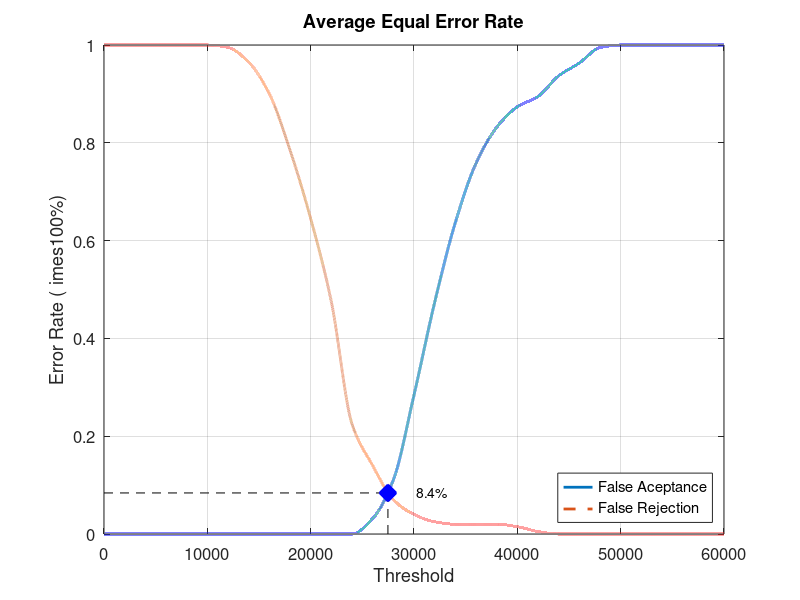
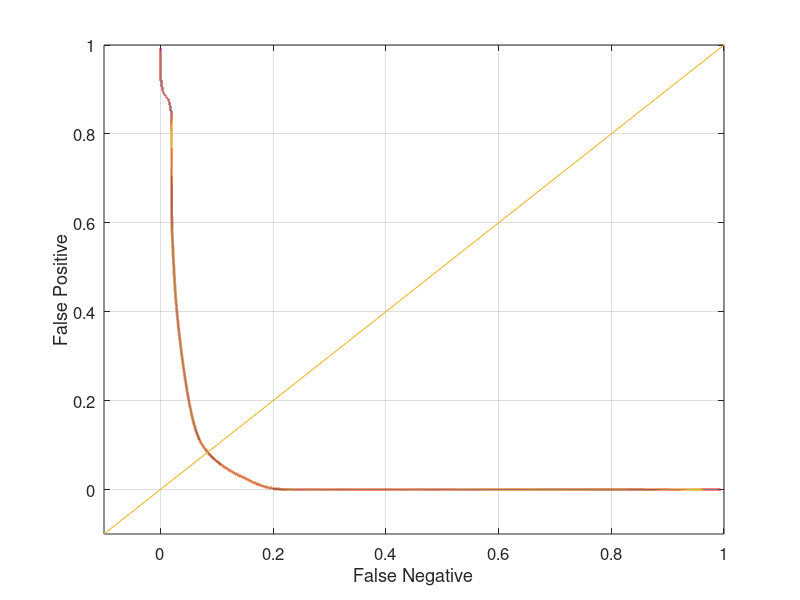

These figures' MATLAB source, in order:
close all;
clear;
clc;
x = 0:2000:60000;
xq = 0:0.5:60000;

y0 = [0 0 0 0 0 0 0 0 0 0 0 0 0 0.0315789 0.110526 0.284211 0.473684 0.636842 0.757895 0.831579 0.873684 0.894737 0.936842 0.963158 0.994737 1 1 1 1 1 1]
yy0 = interp1(x, y0, xq, 'pchip');
y1 = [1 1 1 1 1 1 0.995 0.965 0.9 0.785 0.645 0.475 0.225 0.14 0.07 0.04 0.025 0.02 0.02 0.02 0.015 0.005 0 0 0 0 0 0 0 0 0]
yy1 = interp1(x, y1, xq, 'pchip');

% Calculating EER: 
y2 = abs(y0 - y1);
find(y2 == min(y2))
yy2 = abs(yy0 - yy1);
xEER = find(yy2 == min(yy2));
xEERIndex = xq(xEER) % X-axis EER
yEER = yy0(xEER) % Y-axis EER

main = figure
plot(xq, yy0,'-','LineWidth', 2);	hold on
plot(xq, yy1,'--','LineWidth', 2);	hold on
plot([xEERIndex xEERIndex], [0 yEER], 'k--');	hold on
plot([0 xEERIndex], [yEER yEER], 'k--');	hold on
plot(xEERIndex, yEER, 'bx', 'LineWidth', 10);	hold on
text(xEERIndex + 10 * xEERIndex / 100, yEER, [num2str(round((10000 * yEER)) / 100) '%'])
legend('False Aceptance', 'False Rejection', 'Location', 'SouthEast')
xlabel('Threshold')
ylabel('Error Rate (	imes100%)')
title('Average Equal Error Rate')
set(gca, 'FontSize', 12)
axis([0 60000 0 1])
grid on

print(main, 'Database2_3Main', '-dpng');
FNRxFPR = figure('Color', [1 1 1]);
plot(yy1, yy0, '-', yy1, yy0, 'LineWidth', 2);
hold on
y = -0.1:0.1:1
plot(y, y); 
set(gca, 'FontSize', 12)
xlabel('False Negative')
ylabel('False Positive')
axis([-0.1 1 -0.1 1])
set(gca, 'FontSize', 12)
grid on

print(FNRxFPR, 'Database2_3FNRxFPR','-dpng');
